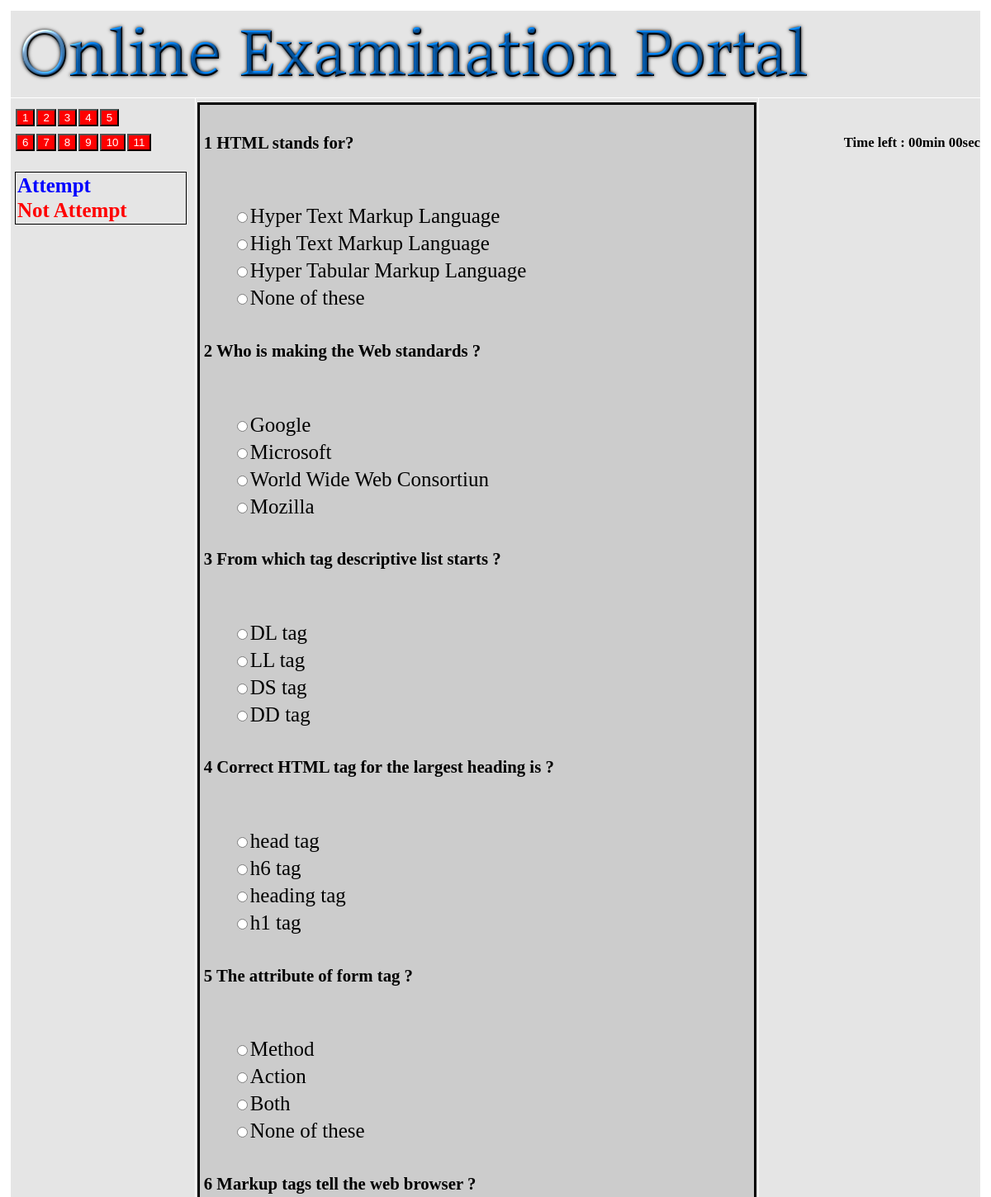
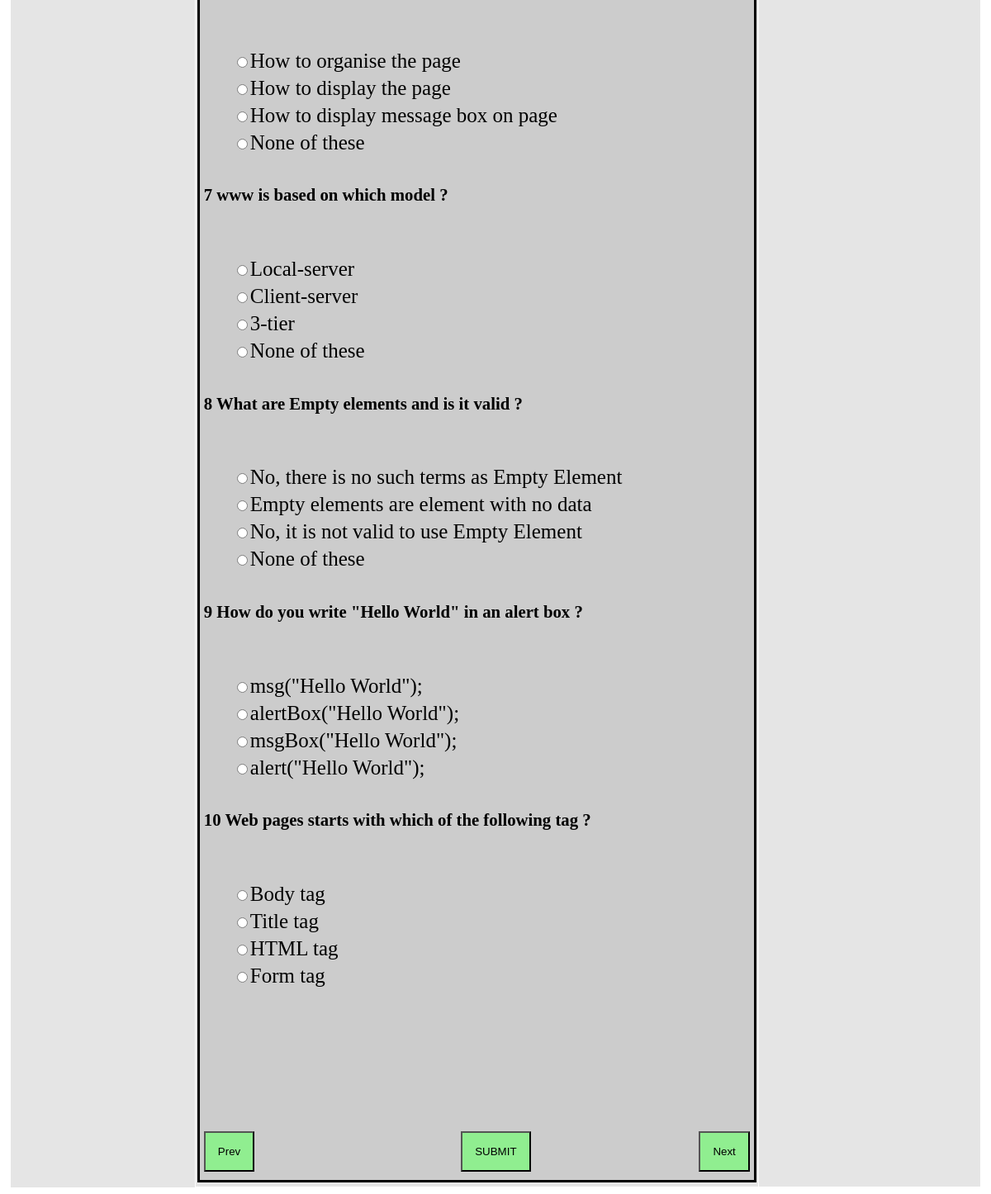
/ques.php, run on the app's committed database (2 pictures, top to bottom).
### tables this page shows
CREATE TABLE `questionid` (
  `id` int(50) NOT NULL,
  `ques` text NOT NULL,
  `option1` char(100) NOT NULL,
  `option2` varchar(100) NOT NULL,
  `option3` char(100) NOT NULL,
  `option4` varchar(100) NOT NULL,
  `answerid` int(5) NOT NULL
);

### ques.php (the view, shortened to what this page needs)
<?php
   include('connection.php');
 ?>
<!DOCTYPE html>
<html>
<head>
</head>
<body>
<div class="grid-container">
  <div class="item1"><marquee><img src="d6.png"></marquee></div>
  <div class="item2"><table style="width:10%" align="left" class="nbr">
  <tr>
  <th><input type="button" value="1" class="nbr" id="01" style="background-color:red;color: white" onclick="myfunction(this.value)"></th>
  <th><input type="button" value="2" class="nbr" id="02" style="background-color:red;color: white" onclick="myfunction(this.value)"></th>
  <th><input type="button" value="3" class="nbr" id="03" style="background-color:red;color:white;" onclick="myfunction(this.value)"></th>
  <th><input type="button" value="4" class="nbr" id="04" style="color:white;background-color:red" onclick="myfunction(this.value)"></th>
  <th><input type="button" value="5" class="nbr" id="05" style="color:white;background-color:red" onclick="myfunction(this.value)"></th>
  </tr>
  <tr>
  <th><input type="button" value="6" class="nbr" id="06" style="color:white;background-color:red" onclick="myfunction(this.value)"></th>
  <th><input type="button" value="7" class="nbr" id="07" style="color:white;background-color:red" onclick="myfunction(this.value)"></th>
  <th><input type="button" value="8" class="nbr" id="08" style="color:white;background-color:red" onclick="myfunction(this.value)"></th>
  <th><input type="button" value="9" class="nbr" id="09" style="color:white;background-color:red" onclick="myfunction(this.value)"></th>
  <th><input type="button" value="10"class="nbr" id="10" style="color:white;background-color:red" onclick="myfunction(this.value)"></th>
  <th><input type="button" value="11"class="nbr" id="11" style="color:white;background-color:red" onclick="myfunction(this.value)"></th>
  </table><br> <br><br>
<div class="colr"><table style="margin-left:0px; margin-right: 0px;"><tr>
  <th style="background-color: #e5e5e5;color:blue; ">Attempt</th>
  </tr><tr><th style="background-color: #e5e5e5; color:red;">Not Attempt</th>
  </tr></table></div>
</div>
  <div class="item3  mainbody">
    <form method="post" id="sonu"  action="result.php" onsubmit="return confirm('Do you really want to submit ?');">
          <?php
          $count=1;
          $query="SELECT * FROM `questionid` ";
          $qno=$count;
          $result=mysqli_query($conn,$query);
         if(mysqli_num_rows($result)>0)
       {
               while($row=mysqli_fetch_assoc($result))
               {
                      echo '<div class="curque"><h5>'.$qno.' '.$row['ques'].'</h5><br>
                      <input type="radio" value="1" name="quizcheck['.$qno.']">'.$row['option1'].'<br>
                      <input type="radio" value="2" name="quizcheck['.$qno.']">'.$row['option2'].'<br>
                      <input type="radio" value="3" name="quizcheck['.$qno.']">'.$row['option3'].'<br>
                      <input type="radio" value="4" name="quizcheck['.$qno.']">'.$row['option4'].'<br></div>';
                      $qno++;
                   }
       }
               ?>  <input type="button" name="Prev" value="Prev" class="butn left" onclick="myfun1()">
                <input type="button" name="Next" value="Next" class="butn right" onclick="myfun()">
                <input type="submit" name="SUBMIT" value="SUBMIT" class="buton" id="sub">
  </form>
</div>
  <div class="item4">
  <h6 style="float:right;"> Time left : <span id="timer">00min 00sec</span></h6><br><br><br><br><br><br>
</div>
</div>
</body>
</html>

### ques.php (style rules this page uses)
.item1 { grid-area: header; }
.item2 { grid-area: menu; }
.item3 { grid-area: main; }
.item4 { grid-area: right; }
.grid-container { display: grid; grid-template-areas: 'header header header header header header' 'menu main main main right right' 'menu footer footer footer footer footer'; grid-gap: 1px; background-color: #fff; padding: 5px; }
* { background-color: ; }
.grid-container > div { background-color:#e5e5e5; text-align: left; padding: 5px 0; font-size: 25px; }
form { border: 3px solid black; box-sizing: border-box; margin-left: 2px; margin-right: 2px; padding-bottom: 10px; padding-left: 5px; padding-right: 5px; background-color: #ccc; }
input[type=radio] { margin-left: 40px; margin-bottom: 10px; margin-top: 10px; }
.butn { padding:15px; background-color: lightgreen; margin-top: 170px; }
.buton { padding:15px; border-color: black; background-color: lightgreen; margin-top: 170px; margin-left: 250px }
.left { float: left; }
.right { float: right; }
table { margin-left: 5px; border-collapse: collapse; }
.colr { border:1px solid black; margin-right: 10px; margin-bottom: 30px; padding: 1px; margin-left: 5px; }
.mainbody { min-width: 400px; }

### data on the page
questionid: ques "HTML stands for?", option1 "Hyper Text Markup Language", option2 "High Text Markup Language", option3 "Hyper Tabular Markup Language", option4 "None of these"
questionid: ques "Who is making the Web standards ?", option1 "Google", option2 "Microsoft", option3 "World Wide Web Consortiun", option4 "Mozilla"
questionid: ques "From which tag descriptive list starts ?", option1 "DL tag", option2 "LL tag", option3 "DS tag", option4 "DD tag"
questionid: ques "Correct HTML tag for the largest heading is ?", option1 "head tag", option2 "h6 tag", option3 "heading tag", option4 "h1 tag"
questionid: ques "The attribute of form tag ?", option1 "Method", option2 "Action", option3 "Both", option4 "None of these"
questionid: ques "Markup tags tell the web browser ?", option1 "How to organise the page", option2 "How to display the page", option3 "How to display message box on page", option4 "None of these"
questionid: ques "www is based on which model ?", option1 "Local-server", option2 "Client-server", option3 "3-tier", option4 "None of these"
questionid: ques "What are Empty elements and is it valid ?", option1 "No, there is no such terms as Empty Element", option2 "Empty elements are element with no data", option3 "No, it is not valid to use Empty Element", option4 "None of these"
questionid: ques "How do you write \"Hello World\" in an alert box ?", option1 "msg(\"Hello World\");", option2 "alertBox(\"Hello World\");", option3 "msgBox(\"Hello World\");", option4 "alert(\"Hello World\");"
questionid: ques "Web pages starts with which of the following tag ?", option1 "Body tag", option2 "Title tag", option3 "HTML tag", option4 "Form tag"
